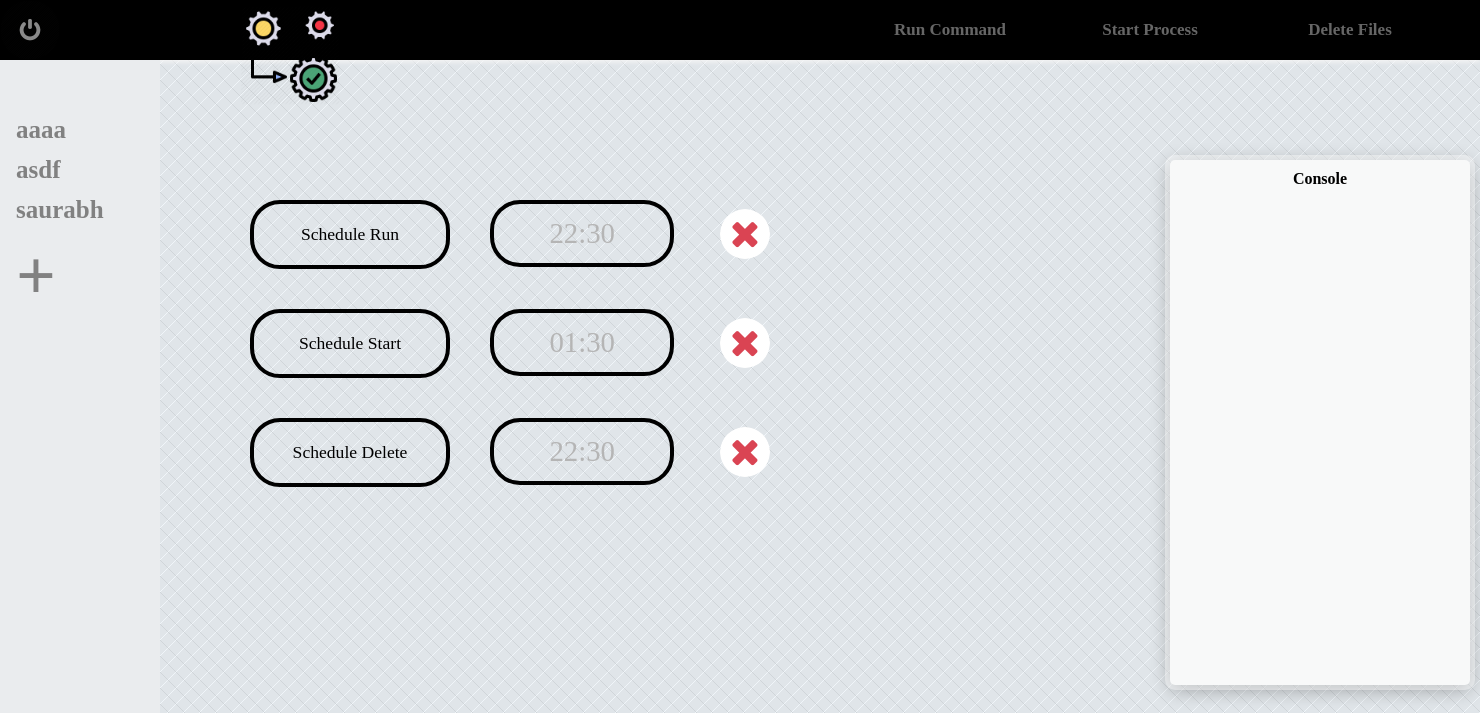
/index, run on the app's committed database.
### flaskpackage/model.py (models this page shows, shortened)
class ExecuteTable(db.Model):
    __table_args__ = {'extend_existing': True}
    id = db.Column(db.Integer, primary_key=True)
    name = db.Column(db.Text, primary_key=False)
    path = db.Column(db.Text, primary_key=False)

### flaskpackage/routes/route_execute.py (the view, shortened to what this page needs)
    @app.route('/', methods=['GET', 'POST'])
    @app.route('/index', methods=['GET', 'POST'])
    def index():
        store_profile_exe()
        global schedule_execute_var
        global schedule_start_var
        global schedule_delete_var
        return render_template("index.html", bookmarks_exe=bookmarks_exe, errors=errors, profiles=profiles, schedule_delete_var=schedule_delete_var,
                               schedule_start_var = schedule_start_var, schedule_execute_var = schedule_execute_var)

### flaskpackage/routes/route_execute.py (called while the page is built)
def store_profile_exe():
    temp_profile = []
    profile_names = [x.name for x in model.ExecuteTable.query.all()]
    for pro in profile_names:
        temp_profile.append(pro)
    global profiles
    profiles = sorted(set(temp_profile))

### flaskpackage/templates/index.html (shortened to what this page needs)
<!DOCTYPE html>
<html lang="en">
<html>
<head>
    <link rel="stylesheet" href="../static/css/formCss.css">
    <link rel="stylesheet" href="../static/css/execute_css.css">
    <link rel="stylesheet" href="../static/css/index.css">
</head>
<body>
<form method="post">
<button id="off" type="submit" name="off_name" value="off"></button>
</form>
<div id="sidenavNEW">
    {% for profile in profiles %}
    <a href='../execute/{{profile}}'>{{profile}}</a>
    {% endfor %}
    <a style="font-size: 70px;" href="{{url_for('add_profile')}}">+</a>
</div>
<div id="navBar_header">
<div style="padding-left:240px;" id="logo">
    <img style="margin-left:0px;padding-left:0px;" src="../static/img/executeimg.png" alt="Image" height="100" width="100"/>
</div>
<ul id="navBar">
    <li><a href="{{url_for('index')}}">Run Command</a></li>
    <li><a href="{{url_for('run_process')}}">Start Process</a></li>
    <li><a href="{{url_for('delete')}}">Delete Files</a></li>
</ul>
</div>
<div class="indexContain">
<form style="display: inline-block;" method="post">
<div style="display: inline-block;" class="button_cont">
    <button id="profile_run" class="example_d" type="submit" name="click_run" onclick="myFunction()">Schedule Run</button>
</div>
<div class="time">
    <input type="text" name="time_run" {% if schedule_execute_var %} value="{{schedule_execute_var[-1]}}" {% endif %}} placeholder="22:30" />
</div>
<div class="kill">
    <button id="schedule1" type="submit" name="kill_run" value="schedule1"></button>
</div><br/>
<div style="display: inline-block;" class="button_cont">
    <button class="example_d" type="submit" name="click_start" value="schedule2">Schedule Start</button>
</div>
<div class="time">
    <input type="text" name="time_start" {% if schedule_start_var %} value="{{schedule_start_var[-1]}}" {% endif %}} placeholder="01:30" />
</div>
<div class="kill">
    <button id="schedule2" type="submit" name="kill_start" value="schedule2"></button>
</div><br/>
<div style="display: inline-block;" class="button_cont">
    <button class="example_d" type="submit" name="click_delete" value="schedule3">Schedule Delete</button>
</div>
<div class="time">
    <input type="text" name="time_delete" {% if schedule_delete_var %} value="{{schedule_delete_var[-1]}}" {% endif %}} placeholder="22:30" />
</div>
<div class="kill">
    <button id="schedule3" type="submit" name="kill_delete" value="schedule3"></button>
</div><br/>
</form>
</div>
<div style="margin-top: 160px;" id="console_bar">
<h4 style="padding-top:10px;padding-bottom:10px;">Console</h4>
</div>
</body>
</html>

### flaskpackage/static/css/formCss.css (style rules this page uses)
* { margin: 0px; padding:0px;font-family: "comfortaa", "Comic Sans MS"; }
body { font-family: "comfortaa"; margin-top: auto; margin-left :auto; font-weight:bold; overflow-y:auto; overflow-x:auto; }
#console_bar { overflow:auto; float:left; margin-left:1200px; margin-top: 100px; padding: 0px 25px 25px; background: #F8F9F9; box-shadow: 0px 0px 0px 5px rgba( 255,255,255,0.4 ), 0px 4px 20px rgba( 0,0,0,0.33 ); -moz-border-radius: 5px; -webkit-border-radius: 5px; border-radius: 5px; position: absolute; width:250px; max-width:250px; text-align:center; height:500px; z-index: 1; top: 0; left: 0; }
@media screen and (max-width:1500px) { #console_bar { margin-left:1170px; } }
#navBar_header { width:100%; height:60px; background:#000000; box-shadow:0px 2px 4px #f5f5f5; }
#navBar { width:600px; height:80px; float:right; margin-right:30px; }
#navBar>li { width:200px; list-style: none; float:left; }
li>a { display:block; color:rgba(255,255,255,0.4); line-height:60px; text-align:center; font-size:17px; text-decoration: none; }
#logo { padding-left:100px; padding-top:5px; width:200px; height:80px; float:left; }

### flaskpackage/static/css/execute_css.css (style rules this page uses)
#sidenavNEW { overflow:auto; margin-top:60px; height: 100%; width: 160px; position: fixed; z-index: 1; top: 0; left: 0; background-color: #EAECEE; padding-top: 50px; }
#sidenavNEW a { padding: 6px 8px 6px 16px; text-decoration: none; font-size: 25px; color: #818181; display: block; }

### flaskpackage/static/css/index.css (style rules this page uses)
.indexContain { margin-left: 250px; margin-top: 100px; margin-right: 350px; position: static; }
.time { text-decoration: none; margin-right: 60px; text-align: center; vertical-align: center; position: absolute; display: inline-block; background: transparent; }
.time input { margin-top: 40px; margin-right: 60px; color: black !important; text-decoration: none; font-size: 1.8em; text-align: center; background: transparent; padding: 13.2px; border: 4px solid black !important; display: inline-block; transition: all 0.4s ease 0s; width: 150px; }
.time input { border-radius: 30px; }
.kill { margin-top: 49px; margin-left: 230px; align-content: center; position:absolute; border: none; display: inline-block; text-decoration: none; }
.kill button { background: url(../img/Flat_cross_after.png) no-repeat; border: none; text-decoration: none; cursor: pointer; width:50px; height:50px; }
.kill button { border-radius: 50px; }
.kill { border-radius: 50px; }
.example_d { margin-top: 40px; margin-right: 40px; color: black !important; text-decoration: none; font-size: 1.1em; text-align: center; background: transparent; padding: 20px; border: 4px solid black !important; display: inline-block; transition: all 0.4s ease 0s; width: 200px; }
.example_d { border-radius: 30px; }
#off { background: url(../img/off.png) no-repeat; border: none; text-decoration: none; cursor: pointer; width:60px; height:60px; position:fixed; z-index: 10; }
#off { border-radius: 60px; }

### data on the page
ExecuteTable: name "aaaa"
ExecuteTable: name "asdf"
ExecuteTable: name "saurabh"
